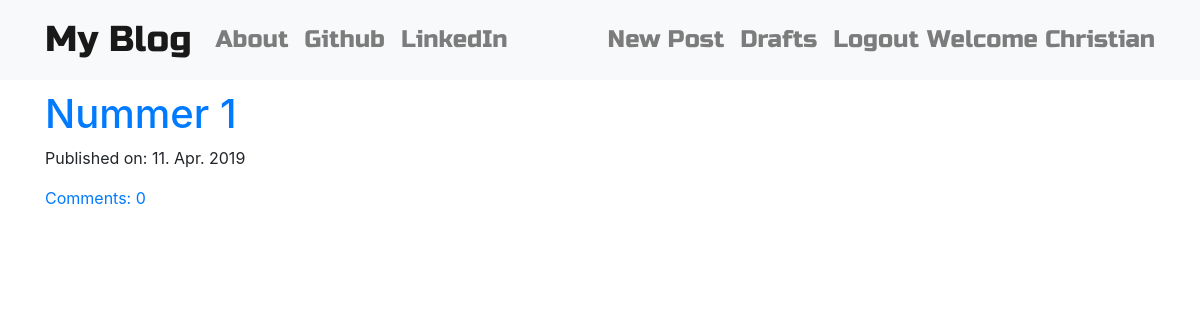
The app's page / (signed in), older data.
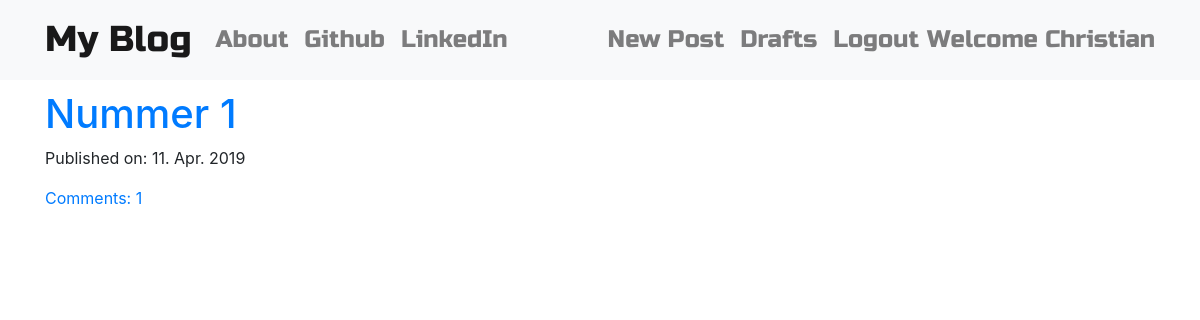
The same page, newer data.
### blog/models.py (models this page shows, shortened)
class Post(models.Model):
    author = models.ForeignKey(User, on_delete=models.SET_NULL, null=True)
    title = models.CharField(max_length=128)
    text = models.TextField()
    create_date = models.DateTimeField(default=timezone.now)
    published = models.DateTimeField(null=True, blank=True)
    def approve_comments(self):
        return self.comments.filter(approved_comment=True)

### blog/views.py (the view)
# urls.py: path('', views.PostListView.as_view(), name='post_list'),
class PostListView(ListView):
    model = models.Post
    def get_queryset(self):
        return models.Post.objects.filter(published__lte=timezone.now()).order_by('-published')

### blog/templates/blog/post_list.html
{% extends 'blog/base_blog.html' %}
{% block content %}
  <div class="mx-auto">
    {% for post in post_list %}
      <div class="post">
        <h1><a href="{% url 'blog:post_detail' pk=post.pk %}">{{ post.title }}</a></h1>
        <div class="date">
          <p>Published on: {{ post.published|date:"d. M. Y" }}</p>
          <a href="{% url 'blog:post_detail' pk=post.pk %}">Comments: {{ post.approve_comments.count }}</a>
        </div>
      </div>
    {% endfor %}
  </div>
{% endblock %}

Row changes from the older to the newer data that the page shows:
changed Post "Nummer 1": approve_comments.count "0" → "1"
